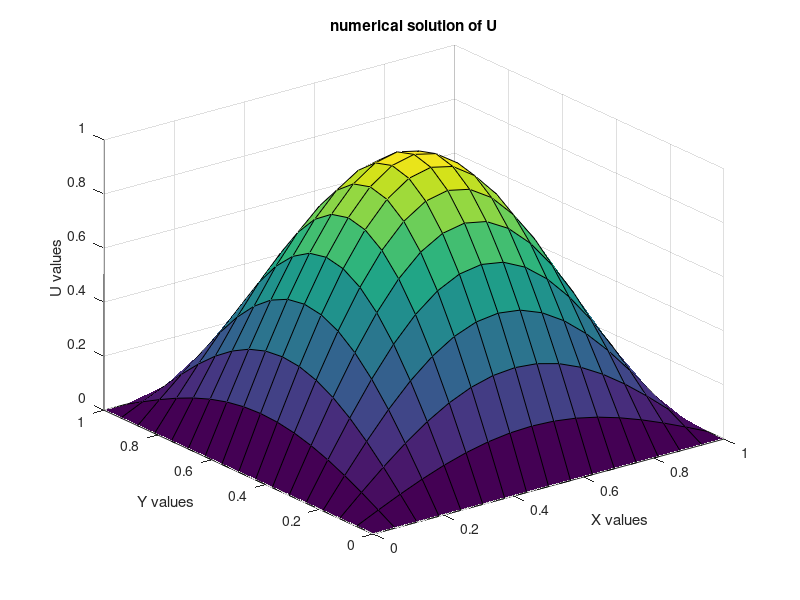
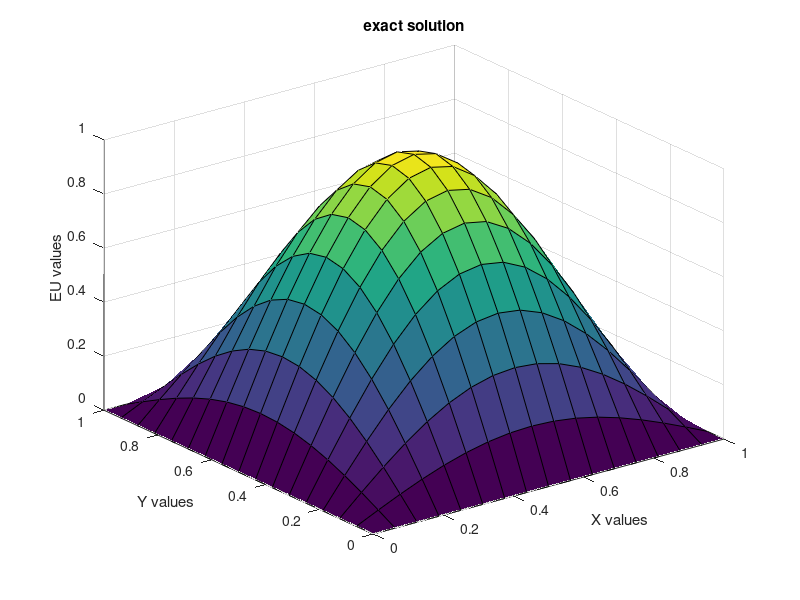
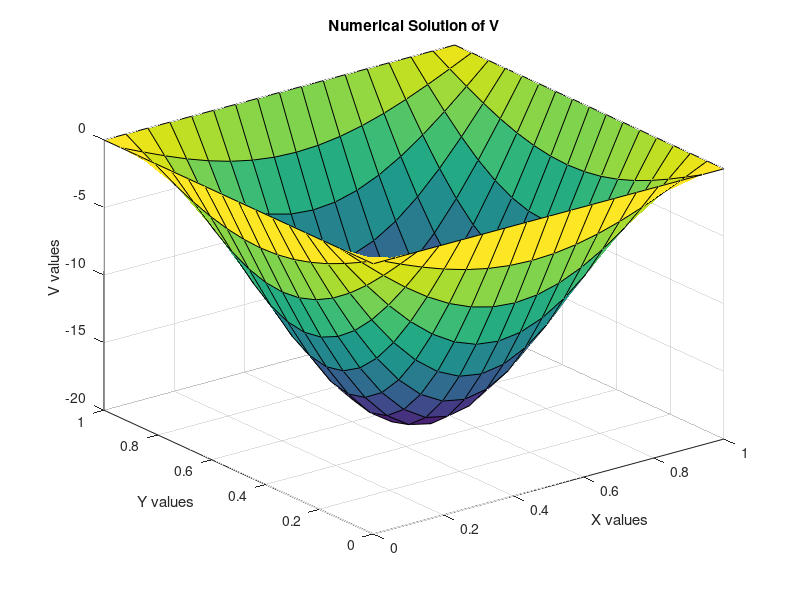
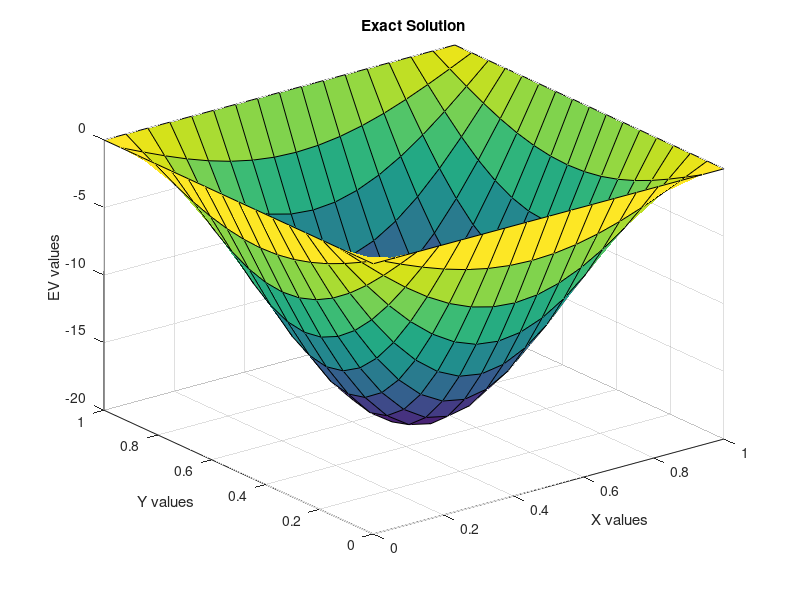

These charts were generated, in order, by the following MATLAB code:
%----------------------------------------------------- 
% NAME:- KSHITIJ BAHUKHANDI
% South Asian University 
% ENROLLMENT NUMBER:- SAU\AM(M)\2023\06
% 3rd Sem, Numerics of PDE 
% Lab File 09
% Numerical Solution of 2D Biharmonic Equations.
%Uxxxx + 2Uxxyy +Uyyyy = f(x,y) % U(x,y) = sin(pi*x)*sin(pi*y)
% South Asian University.
%--------------------------------------------------------------------------
clear all;
LL= 15;
MM=LL;
H=1.0/(LL+1)
H=1.0/(MM+1);
disp('Numercial solution of 2D biharmonic equation');
disp('         ');
fprintf('LL=%4.2f \n',LL);
disp('         ');
% formation of Nodal points
for L=1:LL+2
    for M=1:MM+2
        X(L)=(L-1)*H;
        Y(M)= (M-1)*H;
    end
end
%exact solution and RHS function
for L=1:LL+2
    for M=1:MM+2
        EU(L,M)=sin(pi*X(L))*sin(pi*Y(M));
        EV(L,M)=-2*pi*pi*EU(L,M);
        F(L,M)=4*pi*pi*pi*pi*EU(L,M);
    end
end
%boundary conditions
for L=1:LL+2
    for M=1:MM+2
        U(L,1)=EU(L,1);
        U(L,MM+2)=EU(L,MM+2);
        U(1,M)=EU(1,M);
        U(LL+2,M)=EU(LL+2,M);
        V(L,1)=EV(L,1);
        V(L,MM+2)=EV(L,MM+2);
        V(1,M)=EV(1,M);
        V(LL+2,M)=EV(LL+2,M);
    end
end
%intial and first approximation
for L=2:LL+1
    for M=2:MM+1
        OLDU(L,M)=0.0;
        OLDV(L,M)=0.0;
        U(L,M)=OLDU(L,M);
        V(L,M)=OLDV(L,M);
    end
end
tic %CPU time starts
%iteration starts
for KK=1:6000;
    for M=2:MM+1
        for L=2:LL+1
            F0=F(L,M);
            F1=F(L+1,M);
            F2=F(L-1,M);
            F3=F(L,M+1);
            F4=F(L,M-1);
            FF=0.5*H*H*(F1+F2+F3+F4+8*F0);
            U0=U(L,M);
            U1=U(L+1,M);
            U2=U(L-1,M);
            U3=U(L,M+1);
            U4=U(L,M-1);
            U5=U(L+1,M+1);
            U6=U(L+1,M-1);
            U7=U(L-1,M+1);
            U8=U(L-1,M-1);
            V0=V(L,M);
            V1=V(L+1,M);
            V2=V(L-1,M);
            V3=V(L,M+1);
            V4=V(L,M-1);
            V5=V(L+1,M+1);
            V6=V(L+1,M-1);
            V7=V(L-1,M+1);
            V8=V(L-1,M-1);
            VV=0.5*H*H*(V1+V2+V3+V4+8*V0);
            U(L,M)=(U5+U6+U7+U8+4*(U1+U2+U3+U4)-VV)/20;
            V(L,M)=(V5+V6+V7+V8+4*(V1+V2+V3+V4)-FF)/20;
        end
    end
    %calculate errosrs
    MAU=0.0;
    MAV=0.0;
    RMU=0.0;
    RMV=0.0;
    for L=2:LL+1
        for M=2:MM+1
            ERU=abs(U(L,M)-EU(L,M));
            ERV=abs(V(L,M)-EV(L,M));
            RMU=RMU+ERU^2;
            RMV=RMV+ERV^2;
            if MAU<=ERU, MAU=ERU; end
            if MAV<=ERV, MAV=ERV; end 
        end
    end
    RMU=sqrt(RMU/ (LL^2));
    RMV=sqrt(RMV/ (LL^2));
    %MAU= max(max(abs(U-EU)));
    %MAU= max(max(abs(U-EU)));
    %print errors
    % fprintf('LL=%4.2f,kk=%4.0f, MAU=%10.4e, MAV=%10.4e, RMU=%10.4e,
    % RMV=%10.4e\n',LL,KK,MAU,MAV,RMU,RMV);
   % fprintf('LL=%4.2f,kk=%4.0f, MAU=%10.4e, MAV=%10.4e, RMU=%10.4e,
    % RMV=%10.4e\n',...,KK,MAU,MAV,RMU,RMV); 
    %Error Tolerance
    %--------------------
    ERR=0.0;
    for L=2:LL+1
        for M=2:MM+1
            FU=abs(U(L,M)-OLDU(L,M));
             if FU>=ERR, ERR=FU; end
        end
    end
    if ERR<= 10^(-12),break; end
    OLDU=U;
    OLDV=V;
end
disp('   ');
    toc % CPU time ends
    figure(1);
    surf(X,Y,U);
    xlabel('X values');
    ylabel('Y values');
    zlabel('U values');
    title('numerical solution of U');
    figure(2);
    surf(X,Y,EU);
    title('exact solution');
    xlabel('X values');
    ylabel('Y values');
    zlabel('EU values');
    figure(3);
    surf(X,Y,V);
    xlabel('X values');
    ylabel('Y values');
    zlabel('V values');
    title('Numerical Solution of V');
    figure(4);
    surf(X,Y,EV);
    title('Exact Solution');
    xlabel('X values');
    ylabel('Y values');
    zlabel('EV values');
